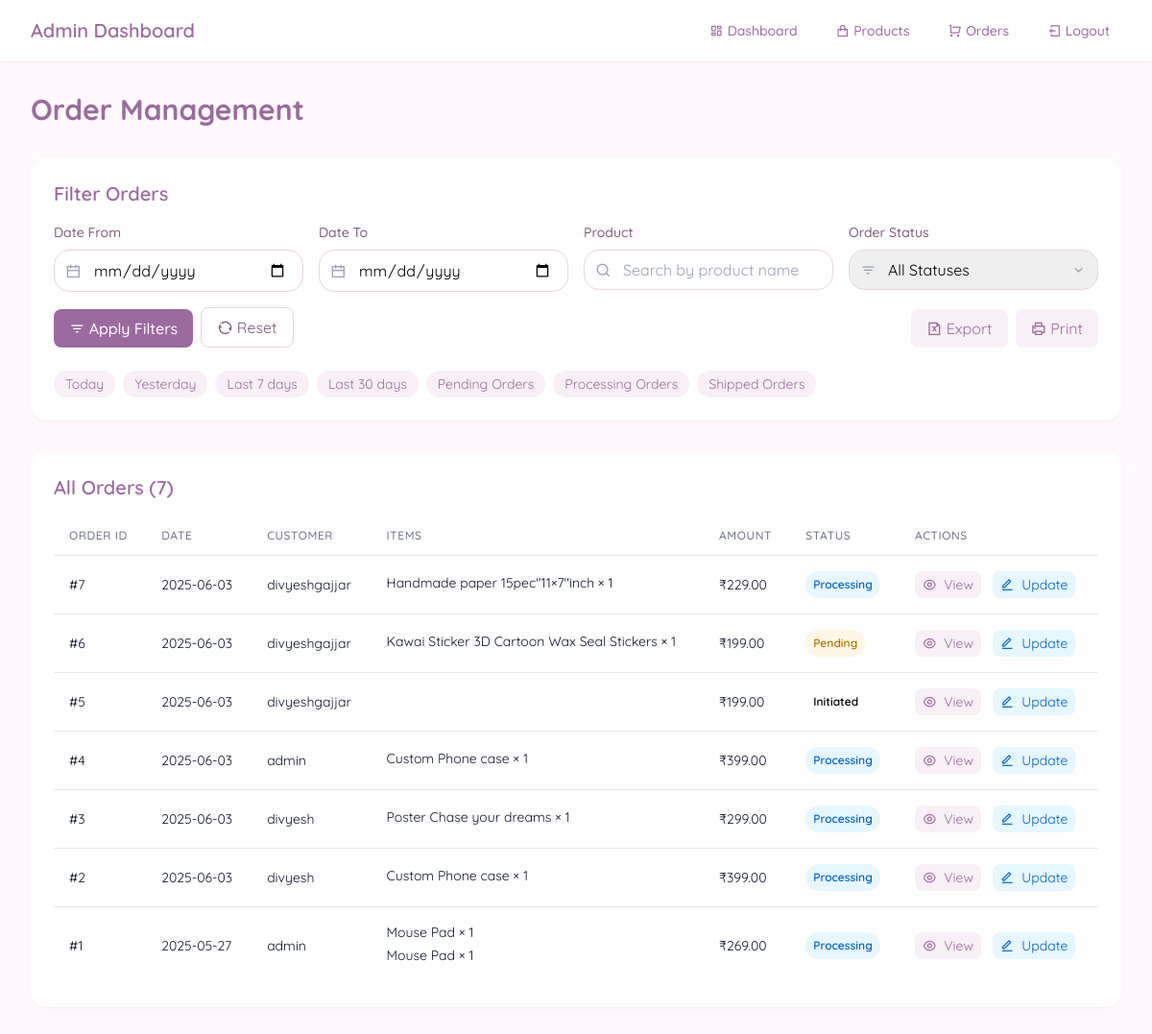
Page /admin/orders (signed in) on the earlier database version.
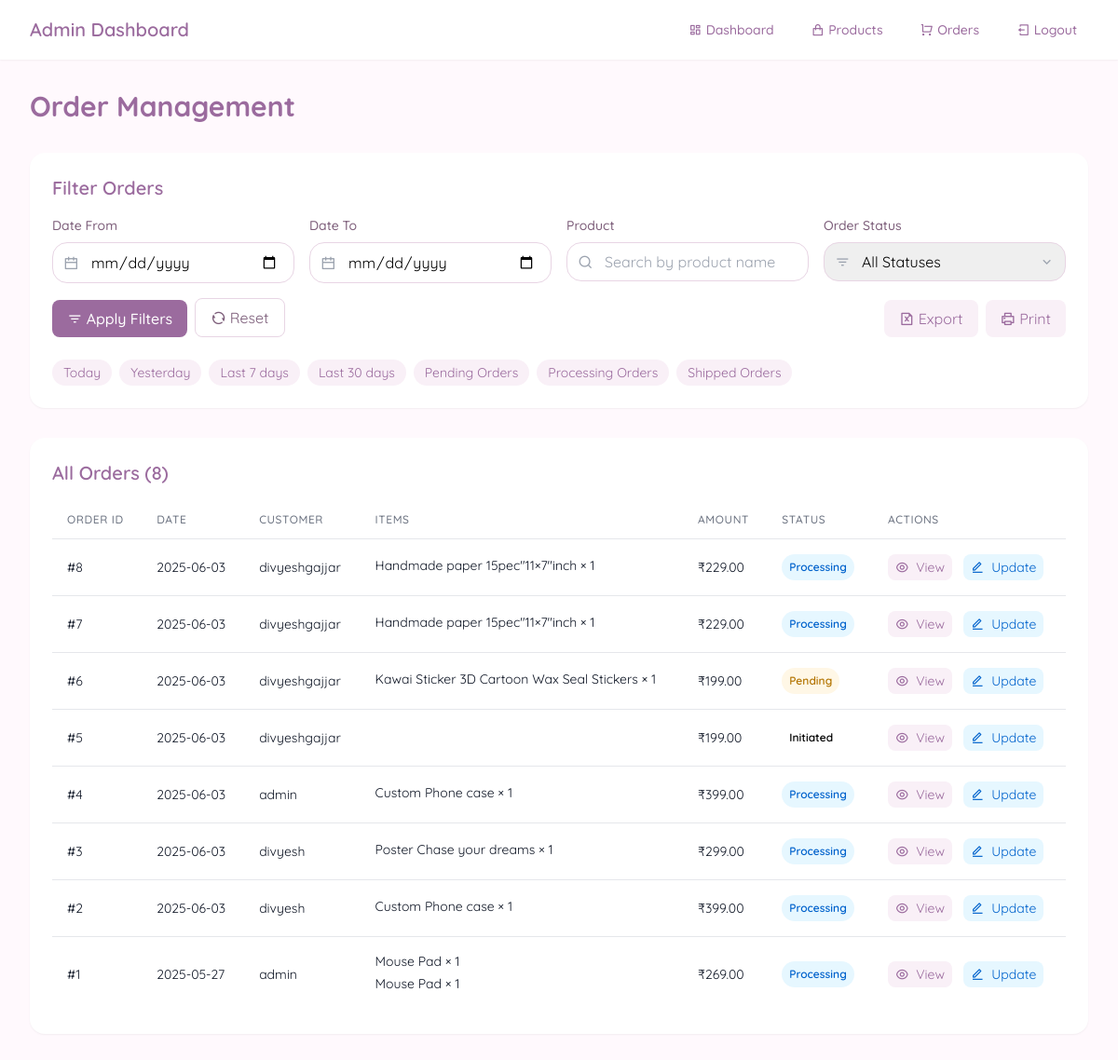
Same page on the later database version.
### app.py (models this page shows, shortened)
class Order(db.Model):
    id = db.Column(db.Integer, primary_key=True)
    user_id = db.Column(db.Integer, db.ForeignKey('user.id'), nullable=False)
    order_date = db.Column(db.DateTime, nullable=False)
    status = db.Column(db.String(20), default='pending')
    total_amount = db.Column(db.Float, nullable=False)
    items = db.relationship('OrderItem', backref='order', lazy=True)
    customer_name = db.Column(db.String(100))
    email = db.Column(db.String(120))
    phone = db.Column(db.String(20))
    address = db.Column(db.Text)
    payment_method = db.Column(db.String(50), default='Credit Card')
    payment_status = db.Column(db.String(20), default='Paid')
    tracking_number = db.Column(db.String(50))
    razorpay_order_id = db.Column(db.String(100), unique=True, nullable=True) # Add field to store Razorpay order ID

class User(UserMixin, db.Model):
    id = db.Column(db.Integer, primary_key=True)
    username = db.Column(db.String(80), unique=True, nullable=False)
    email = db.Column(db.String(120), unique=True, nullable=False)
    password_hash = db.Column(db.String(128))
    user_type = db.Column(db.String(20), default='customer')  # 'customer' or 'admin'
    orders = db.relationship('Order', backref='user', lazy=True)
    wishlists = db.relationship('Wishlist', backref='user', lazy=True)

class OrderItem(db.Model):
    id = db.Column(db.Integer, primary_key=True)
    order_id = db.Column(db.Integer, db.ForeignKey('order.id'), nullable=False)
    product_name = db.Column(db.String(100), nullable=False)
    quantity = db.Column(db.Integer, nullable=False)
    price = db.Column(db.Float, nullable=False)
    model = db.Column(db.String(100))  # Add model field for customization
    custom_image = db.Column(db.String(255))  # New field for customization image

### app.py (the view, shortened to what this page needs)
@app.route('/admin/orders')
@login_required
def admin_orders():
    if current_user.user_type != 'admin':
        flash('Access denied')
        return redirect(url_for('index'))
    date_from = request.args.get('date_from')
    date_to = request.args.get('date_to')
    product_search = request.args.get('product')
    status = request.args.get('status')
    query = Order.query
    if date_from:
        try:
            date_from = datetime.strptime(date_from, '%Y-%m-%d')
            query = query.filter(Order.order_date >= date_from)
        except ValueError:
            flash('Invalid date format for "Date From"')
    if status:
        query = query.filter(Order.status == status)
    orders = query.order_by(Order.order_date.desc()).all()
    return render_template('admin_orders.html', orders=orders)

### app.py (called while the page is built)
@login_manager.user_loader
def load_user(user_id):
    return User.query.get(int(user_id))

### templates/admin_orders.html (shortened to what this page needs)
<!DOCTYPE html>
<html lang="en">
<head>
    <script src="https://cdn.tailwindcss.com/3.4.16"></script>
    <link href="https://cdnjs.cloudflare.com/ajax/libs/remixicon/4.6.0/remixicon.min.css" rel="stylesheet">
</head>
<body>
    <nav class="bg-white/90 backdrop-blur-sm sticky top-0 z-50 shadow-sm">
        <div class="max-w-7xl mx-auto px-4 sm:px-6 lg:px-8">
            <div class="flex justify-between items-center h-16">
                <div class="flex-shrink-0 flex items-center">
                    <a href="/admin/dashboard" class="font-semibold text-xl text-primary">Admin Dashboard</a>
                </div>
                <div class="flex items-center space-x-4">
                    <a href="/admin/dashboard" class="text-primary hover:text-[#D4B6D0] px-3 py-2 text-sm font-medium">
                        <i class="ri-dashboard-line mr-1"></i>Dashboard
                    </a>
                    <a href="/admin/add_product" class="text-primary hover:text-[#D4B6D0] px-3 py-2 text-sm font-medium">
                        <i class="ri-shopping-bag-line mr-1"></i>Products
                    </a>
                    <a href="/admin/orders" class="text-primary hover:text-[#D4B6D0] px-3 py-2 text-sm font-medium font-bold">
                        <i class="ri-shopping-cart-line mr-1"></i>Orders
                    </a>
                    <a href="{{ url_for('logout') }}" class="text-primary hover:text-[#D4B6D0] px-3 py-2 text-sm font-medium">
                        <i class="ri-logout-box-line mr-1"></i>Logout
                    </a>
                </div>
            </div>
        </div>
    </nav>
    <div class="max-w-7xl mx-auto px-4 sm:px-6 lg:px-8 py-8">
        <div class="flex justify-between items-center mb-8">
            <h2 class="text-3xl font-bold text-primary">Order Management</h2>
        </div>
        <div class="bg-white rounded-lg shadow-sm p-6 mb-8">
            <h3 class="text-xl font-semibold text-primary mb-4">Filter Orders</h3>
            <form method="GET" action="{{ url_for('admin_orders') }}" class="grid grid-cols-1 md:grid-cols-4 gap-4">
                <div>
                    <label class="block text-sm font-medium text-[#7D5E7A] mb-2">Date From</label>
                    <div class="relative">
                        <div class="absolute inset-y-0 left-0 pl-3 flex items-center pointer-events-none">
                        </div>
                        <input type="date" name="date_from" value="{{ request.args.get('date_from', '') }}"
                            class="w-full pl-10 px-4 py-2 border border-[#E8D5E4] rounded-lg focus:outline-none focus:ring-2 focus:ring-[#E8D5E4]">
                    </div>
                </div>
                <div>
                    <label class="block text-sm font-medium text-[#7D5E7A] mb-2">Date To</label>
                    <div class="relative">
                        <div class="absolute inset-y-0 left-0 pl-3 flex items-center pointer-events-none">
                        </div>
                        <input type="date" name="date_to" value="{{ request.args.get('date_to', '') }}"
                            class="w-full pl-10 px-4 py-2 border border-[#E8D5E4] rounded-lg focus:outline-none focus:ring-2 focus:ring-[#E8D5E4]">
                    </div>
                </div>
                <div>
                    <label class="block text-sm font-medium text-[#7D5E7A] mb-2">Product</label>
                    <div class="relative">
                        <div class="absolute inset-y-0 left-0 pl-3 flex items-center pointer-events-none">
                        </div>
                        <input type="text" name="product" value="{{ request.args.get('product', '') }}" placeholder="Search by product name"
                            class="w-full pl-10 px-4 py-2 border border-[#E8D5E4] rounded-lg focus:outline-none focus:ring-2 focus:ring-[#E8D5E4]">
                    </div>
                </div>
                <div>
                    <label class="block text-sm font-medium text-[#7D5E7A] mb-2">Order Status</label>
                    <div class="relative">
                        <div class="absolute inset-y-0 left-0 pl-3 flex items-center pointer-events-none">
                        </div>
                        <select name="status" class="w-full pl-10 px-4 py-2 border border-[#E8D5E4] rounded-lg focus:outline-none focus:ring-2 focus:ring-[#E8D5E4] appearance-none">
                            <option value="">All Statuses</option>
                        </select>
                        <div class="absolute inset-y-0 right-0 flex items-center pr-3 pointer-events-none">
                        </div>
                    </div>
                </div>
                <div class="flex items-end md:col-span-4 gap-2">
                    <button type="submit" class="bg-primary hover:bg-[#D4B6D0] text-white px-4 py-2 rounded-button font-medium transition-all duration-300 flex items-center">
                        <i class="ri-filter-3-line mr-1"></i> Apply Filters
                    </button>
                    <a href="{{ url_for('admin_orders') }}" class="px-4 py-2 border border-[#E8D5E4] text-[#7D5E7A] rounded-button hover:bg-[#F9F0F7] transition-all duration-300 flex items-center">
                        <i class="ri-refresh-line mr-1"></i> Reset
                    </a>
                    <div class="ml-auto flex gap-2">
                        <button type="button" class="px-4 py-2 bg-[#F9F0F7] text-primary rounded-button hover:bg-[#E8D5E4] transition-all duration-300 flex items-center">
                            <i class="ri-file-excel-line mr-1"></i> Export
                        </button>
                        <button type="button" class="px-4 py-2 bg-[#F9F0F7] text-primary rounded-button hover:bg-[#E8D5E4] transition-all duration-300 flex items-center">
                            <i class="ri-printer-line mr-1"></i> Print
                        </button>
                    </div>
                </div>
                <div class="md:col-span-4 flex flex-wrap gap-2 mt-2">
                    <button type="button" onclick="quickFilter('today')" class="px-3 py-1 text-sm bg-[#F9F0F7] text-primary rounded-full hover:bg-[#E8D5E4] transition-all duration-300">
                        Today
                    </button>
                    <button type="button" onclick="quickFilter('yesterday')" class="px-3 py-1 text-sm bg-[#F9F0F7] text-primary rounded-full hover:bg-[#E8D5E4] transition-all duration-300">
                        Yesterday
                    </button>
                    <button type="button" onclick="quickFilter('last7days')" class="px-3 py-1 text-sm bg-[#F9F0F7] text-primary rounded-full hover:bg-[#E8D5E4] transition-all duration-300">
                        Last 7 days
                    </button>
                    <button type="button" onclick="quickFilter('last30days')" class="px-3 py-1 text-sm bg-[#F9F0F7] text-primary rounded-full hover:bg-[#E8D5E4] transition-all duration-300">
                        Last 30 days
                    </button>
                    <button type="button" onclick="quickFilter('pending')" class="px-3 py-1 text-sm bg-[#F9F0F7] text-primary rounded-full hover:bg-[#E8D5E4] transition-all duration-300">
                        Pending Orders
                    </button>
                    <button type="button" onclick="quickFilter('processing')" class="px-3 py-1 text-sm bg-[#F9F0F7] text-primary rounded-full hover:bg-[#E8D5E4] transition-all duration-300">
                        Processing Orders
                    </button>
                    <button type="button" onclick="quickFilter('shipped')" class="px-3 py-1 text-sm bg-[#F9F0F7] text-primary rounded-full hover:bg-[#E8D5E4] transition-all duration-300">
                        Shipped Orders
                    </button>
                </div>
            </form>
        </div>
        <div class="bg-white rounded-lg shadow-sm p-6">
            <h3 class="text-xl font-semibold text-primary mb-4">All Orders ({{ orders|length }})</h3>
            {% if orders %}
            <div class="overflow-x-auto">
                <table class="min-w-full divide-y divide-gray-200">
                    <thead>
                        <tr>
                            <th class="px-4 py-3 text-left text-xs font-medium text-gray-500 uppercase tracking-wider">Order ID</th>
                            <th class="px-4 py-3 text-left text-xs font-medium text-gray-500 uppercase tracking-wider">Date</th>
                            <th class="px-4 py-3 text-left text-xs font-medium text-gray-500 uppercase tracking-wider">Customer</th>
                            <th class="px-4 py-3 text-left text-xs font-medium text-gray-500 uppercase tracking-wider">Items</th>
                            <th class="px-4 py-3 text-left text-xs font-medium text-gray-500 uppercase tracking-wider">Amount</th>
                            <th class="px-4 py-3 text-left text-xs font-medium text-gray-500 uppercase tracking-wider">Status</th>
                            <th class="px-4 py-3 text-left text-xs font-medium text-gray-500 uppercase tracking-wider">Actions</th>
                        </tr>
                    </thead>
                    <tbody class="bg-white divide-y divide-gray-200">
                        {% for order in orders %}
                        <tr>
                            <td class="px-4 py-4 whitespace-nowrap text-sm text-gray-900">#{{ order.id }}</td>
                            <td class="px-4 py-4 whitespace-nowrap text-sm text-gray-900">{{ order.order_date.strftime('%Y-%m-%d') }}</td>
                            <td class="px-4 py-4 whitespace-nowrap text-sm text-gray-900">{{ order.user.username }}</td>
                            <td class="px-4 py-4 text-sm text-gray-900">
                                {% for item in order.items %}
                                <div class="mb-1">{{ item.product_name }} × {{ item.quantity }}</div>
                                {% endfor %}
                            </td>
                            <td class="px-4 py-4 whitespace-nowrap text-sm text-gray-900">₹{{ "%.2f"|format(order.total_amount) }}</td>
                            <td class="px-4 py-4 whitespace-nowrap">
                                <span class="px-2 py-1 inline-flex text-xs leading-5 font-semibold rounded-full status-{{ order.status }}">
                                    {{ order.status|title }}
                                </span>
                            </td>
                            <td class="px-4 py-4 whitespace-nowrap text-sm space-x-2">
                                <button onclick="openOrderDetails({{ order.id }})" class="text-primary hover:text-[#D4B6D0] bg-[#F9F0F7] px-2 py-1 rounded">
                                    <i class="ri-eye-line mr-1"></i> View
                                </button>
                                <button onclick="openUpdateStatus({{ order.id }}, '{{ order.status }}')" class="text-[#0062cc] hover:text-[#0050b3] bg-[#e6f7ff] px-2 py-1 rounded">
                                    <i class="ri-edit-line mr-1"></i> Update
                                </button>
                            </td>
                        </tr>
                        {% endfor %}
                    </tbody>
                </table>
            </div>
            {% else %}
            <div class="py-8 text-center text-gray-500">
                <i class="ri-shopping-bag-line text-5xl mb-4"></i>
                <p>No orders found matching your criteria</p>
            </div>
            {% endif %}
        </div>
    </div>
</body>
</html>

### templates/admin_orders.html (style rules this page uses)
body { font-family: 'Quicksand', sans-serif; background-color: #FFF9FD; }
.status-pending { background-color: #fff7e6; color: #b37400; }
.status-processing { background-color: #e6f7ff; color: #0062cc; }

Differences in the rows shown:
added Order: id "8", order_date "2025-06-03", user.username "divyeshgajjar", total_amount "229.00", status "Processing"
added OrderItem: product_name "Handmade paper 15pec\"11×7\"inch", quantity "1", shown under "8"
Other differences:
{{ orders|length }}: "7" → "8"
